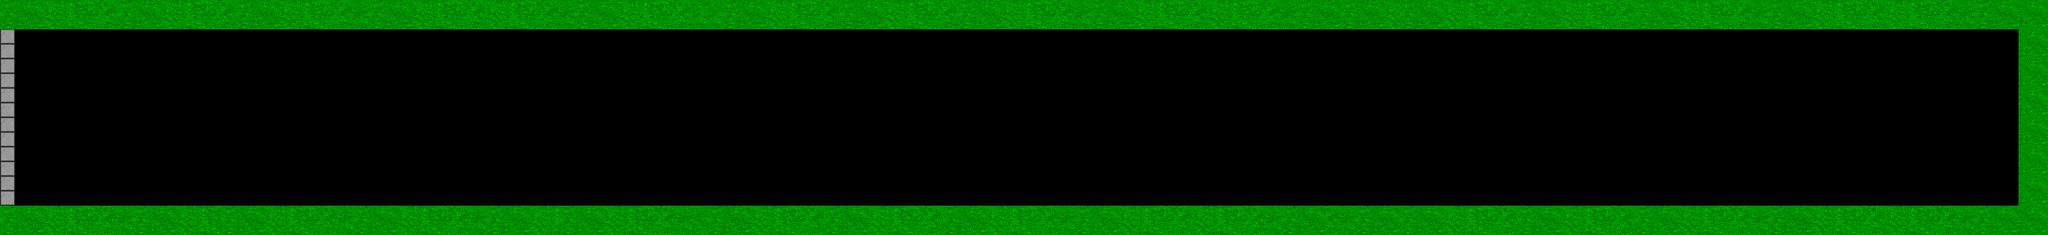

This game map was drawn from its Tiled (.tmx) file and the tilesets committed beside it. A one-line description and the trimmed map source follow:
An orthogonal 139x16 tile map with 32x32 px tiles, 1 tile layer (Barrier), 1 hidden layer not drawn, 2 tilesets.

<map version="1.0" orientation="orthogonal" renderorder="right-down" width="139" height="16" tilewidth="32" tileheight="32" nextobjectid="1">
 <tileset firstgid="1" name="grass" tilewidth="32" tileheight="32" tilecount="169" columns="13">
  <image source="roads/grass.png" width="429" height="429" />
 </tileset>
 <tileset firstgid="170" name="road" tilewidth="32" tileheight="32" tilecount="768" columns="32">
  <image source="roads/preview.jpg" width="1024" height="768" />
 </tileset>
 <layer name="Barrier" width="139" height="16">
  <data>[2224 cells, 592 non-empty, 22 distinct tile ids]</data>
 </layer>
 <layer name="Background" width="139" height="16" visible="0">
  <data>[2224 cells, 1632 non-empty, 45 distinct tile ids]</data>
 </layer>
</map>
